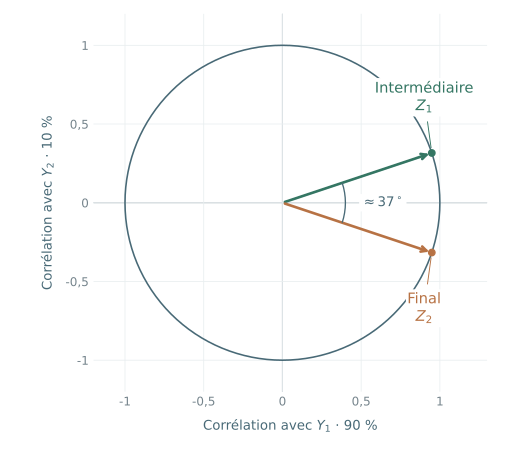

The script that saved this image:
"""Generate the correlation circle for the two-exam PCA example.

Run from the repository root: python figures/acp_cercle_correlations.py
Requires NumPy and Matplotlib.
"""

from pathlib import Path

import matplotlib

matplotlib.use("Agg")
import matplotlib.pyplot as plt
from matplotlib.patches import Arc, Circle
from matplotlib.ticker import FuncFormatter
import numpy as np


def main():
    eigenvalues = np.array([1.8, 0.2])
    directions = np.array([[1, 1], [1, -1]]) / np.sqrt(2)
    correlations = directions * np.sqrt(eigenvalues)
    np.testing.assert_allclose(np.sum(correlations ** 2, axis=1), [1, 1])
    np.testing.assert_allclose(correlations[0] @ correlations[1], 0.8)
    half_angle = np.degrees(np.arctan2(correlations[0, 1], correlations[0, 0]))

    ink, green, orange = "#486976", "#347663", "#b77244"
    plt.rcParams.update({
        "font.family": "DejaVu Sans",
        "font.size": 10,
        "mathtext.fontset": "dejavusans",
        "svg.fonttype": "path",
        "svg.hashsalt": "acp-cercle-correlations",
    })
    fig, ax = plt.subplots(figsize=(5.4, 4.8))
    fig.subplots_adjust(left=0.15, right=0.97, bottom=0.15, top=0.97)
    ax.set_aspect("equal")
    ax.set_xlim(-1.2, 1.3)
    ax.set_ylim(-1.2, 1.2)
    ax.set_xticks([-1, -0.5, 0, 0.5, 1])
    ax.set_yticks([-1, -0.5, 0, 0.5, 1])
    formatter = FuncFormatter(lambda value, _: f"{value:g}".replace(".", ","))
    ax.xaxis.set_major_formatter(formatter)
    ax.yaxis.set_major_formatter(formatter)
    ax.grid(color="#e8edef", lw=0.6, zorder=0)
    for spine in ax.spines.values():
        spine.set_visible(False)
    ax.tick_params(length=0, labelsize=9, colors="#74838b")
    ax.axhline(0, color="#acb9c0", lw=0.8, zorder=1)
    ax.axvline(0, color="#acb9c0", lw=0.8, zorder=1)
    ax.add_patch(Circle((0, 0), 1, fill=False, edgecolor=ink, lw=1.2, zorder=2))

    for point, label, color, label_y in [
        (correlations[0], "Intermédiaire\n$Z_1$", green, 0.67),
        (correlations[1], "Final\n$Z_2$", orange, -0.67),
    ]:
        ax.annotate("", xy=point, xytext=(0, 0),
                    arrowprops={"arrowstyle": "->", "color": color, "lw": 2}, zorder=4)
        ax.scatter(*point, s=24, color=color, zorder=5)
        ax.annotate(label, xy=point, xytext=(0.9, label_y),
                    ha="center", va="center", color=color, fontsize=11,
                    bbox={"facecolor": "white", "edgecolor": "none", "pad": 1},
                    arrowprops={"arrowstyle": "-", "color": color, "lw": 0.7,
                                "shrinkA": 4, "shrinkB": 4}, zorder=6)

    ax.add_patch(Arc((0, 0), 0.8, 0.8, theta1=-half_angle, theta2=half_angle,
                     color=ink, lw=1, zorder=4))
    ax.text(0.5, 0, r"$\approx 37^\circ$", ha="left", va="center", color=ink,
            fontsize=10, bbox={"facecolor": "white", "edgecolor": "none", "pad": 1.5})
    ax.set_xlabel("Corrélation avec $Y_1$ · 90 %", color=ink, labelpad=8)
    ax.set_ylabel("Corrélation avec $Y_2$ · 10 %", color=ink, labelpad=8)
    fig.savefig(Path(__file__).with_suffix(".svg"), metadata={"Date": None}, facecolor="white")
    plt.close(fig)
    print(f"Corrélations : {correlations.round(6).tolist()}; angle : {2 * half_angle:.3f} degrés.")


if __name__ == "__main__":
    main()
